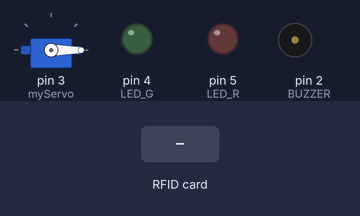
A sketch run on a simulated Arduino Uno, built with avr-gcc and run on an emulated ATmega328P. Parts: servo, output pins drawn as LEDs (lit = HIGH), buzzer (waves = sounding). Inputs (shaded band) come from the test bench. Pins used as bus, display or sensor lines are not drawn; what the sketch prints to the serial monitor is not drawn.

Above: at 1.2 s.
1.3 s: RFID card 89 BE AD B2 held to the reader
At 1.9 s:
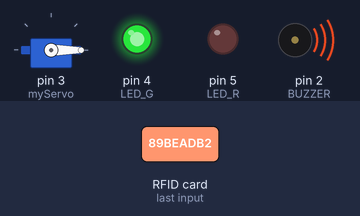
At 3.9 s:
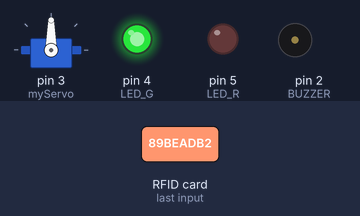
Timing chart, 0 to 14.1 s (numbered marks = the images above; inputs shaded):
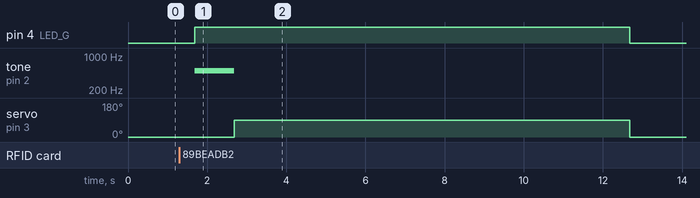

The sketch:

First_RFID_Project.ino
```cpp
// (licence header left out)
#include <SPI.h>
#include <MFRC522.h>
#include <Servo.h>


#define RST_PIN 9          // Configurable, see typical pin layout above
#define SS_PIN 10         // Configurable, see typical pin layout above
#define LED_G 4
#define LED_R 5
#define BUZZER 2

//constexpr uint8_t RST_PIN = 9;
//constexpr uint8_t SS_PIN = 10;

MFRC522 mfrc522(SS_PIN, RST_PIN);  // Create MFRC522 instance
Servo myServo; //define servo name

void setup()
{
	Serial.begin(9600);		// Initialize serial communications with the PC
	//while (!Serial);		// Do nothing if no serial port is opened (added for Arduinos based on ATMEGA32U4)
	SPI.begin();			// Init SPI bus
	mfrc522.PCD_Init();		// Init MFRC522
	// delay(4);				// Optional delay. Some board do need more time after init to be ready, see Readme
	myServo.attach(3);
  myServo.write(0);
  pinMode(LED_G, OUTPUT);
  pinMode(LED_R, OUTPUT);
  pinMode(BUZZER, OUTPUT);
  noTone(BUZZER);
	//mfrc522.PCD_DumpVersionToSerial();	// Show details of PCD - MFRC522 Card Reader details

	Serial.println("{ Hi! 卡片可以靠近讀卡機一點點 ~ 人可以靠近我一點點 }");
  Serial.println();

}

void loop() {
	// Reset the loop if no new card present on the sensor/reader. This saves the entire process when idle.
	if (! mfrc522.PICC_IsNewCardPresent()) {
		return;
	}

	// Select one of the cards
	if ( ! mfrc522.PICC_ReadCardSerial()) {
		return;
	}

	// Dump debug info about the card; PICC_HaltA() is automatically called
	Serial.print(" [ 卡片內建密碼 ] :");
  String content = "";
  byte letter;
  for (byte i = 0; i < mfrc522.uid.size; i++)
  {
    Serial.print(mfrc522.uid.uidByte[i] < 0x10 ? " 0" : " ");
    Serial.print(mfrc522.uid.uidByte[i], HEX);
    content.concat(String(mfrc522.uid.uidByte[i] <  0x10 ? " 0" : " "));
    content.concat(String(mfrc522.uid.uidByte[i],HEX));

  }
  Serial.println();
  Serial.print("Card Verified (卡片驗證) : ");
  content.toUpperCase();
  //if (content.substring(1) == "89 BE AD B2" || content.substring(1) == "BA 32 BD 24") //change here the UID of the card/cards that you want to give access
  if (content.substring(1) == "89 BE AD B2" ) //change here the UID of the card/cards that you want to give access

  {
    Serial.println(" 'Success(成功)' : 歡迎光臨-屁屁之家 :) ");
    Serial.println();
    delay(300);
    digitalWrite(LED_G, HIGH);
    tone(BUZZER, 500);
    delay(1000);
    noTone(BUZZER);
    myServo.write(90);
    delay(10000);
    myServo.write(0); // 門鎖轉回, 仿效重新上鎖
    digitalWrite(LED_G, LOW);

   }
  else {
    Serial.println(" 'Fail(失敗)' : 你是誰, 你在哪裡, 你想做甚麼!!! ");
    Serial.println();

    digitalWrite(LED_R, HIGH);
    tone(BUZZER, 300);
    delay(2000);
    digitalWrite(LED_R, LOW);
    noTone(BUZZER);
    }
}

//mfrc522.PICC_DumpToSerial(&(mfrc522.uid));
```

Measured:
- after the input at 1.3 s, pin 4 (LED_G): LOW → HIGH after 0.38 s, → LOW 11.0 s later; tone on pin 2 (BUZZER): silent → 500 Hz after 0.38 s, → silent 1.0 s later; servo on pin 3 (myServo): 0° → 90° after 1.4 s, → 0° 10.0 s later
